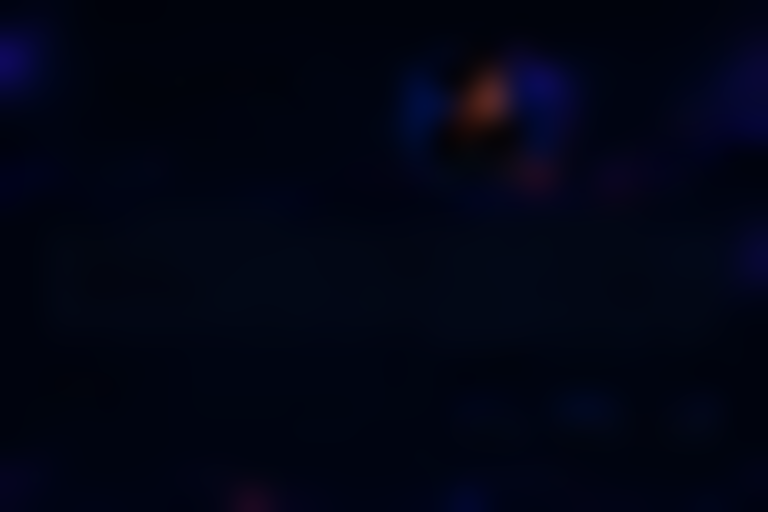
#> input picture assets/bg-desktop.png, 1536 x 1024 px (shown at 1/2 size); its folder holds only this picture in this run
$ python preview_composite.py
#> lines starting #> are read from the running program, lines starting #| are printed output that depends on the picture
from PIL import Image, ImageDraw
import numpy as np, cv2, re, os
A='assets'; OUT='.'
def load(p): return Image.open(os.path.join(A,p)).convert('RGBA')

def wave_image(W,H,top,scale_name):
    s=open('/home/user/uploads/Star Wave.html').read()
    m=re.search(r'const D=\[(.*?)\];',s,re.S); D=list(map(int,m.group(1).split(',')))
    pal=re.search(r'const PAL=\[(.*?)\];',s,re.S).group(1)
    PAL=[x.strip().strip('"') for x in pal.split(',')]
    k=W/784.0
    img=Image.new('RGBA',(W,H),(0,0,0,0)); d=ImageDraw.Draw(img,'RGBA')
    for i in range(0,len(D),3):
        x=D[i]+.5;y=D[i+1]+.5;p=D[i+2]
        size=p//1000;col=PAL[(p%1000)//10];a=(p%10)/9
        col=tuple(int(col[j:j+2],16) for j in (1,3,5))
        al=min(1,a*1.35)
        X=x*k;Y=top+y*k;L=max(0.6,size/2*k)
        if size==0:
            rr=max(.6,.85*k);d.ellipse((X-rr,Y-rr,X+rr,Y+rr),fill=col+(int(255*al),))
        else:
            d.rectangle((X-L,Y-max(.5,k/2),X+L,Y+max(.5,k/2)),fill=col+(int(255*al),))
            d.rectangle((X-max(.5,k/2),Y-L,X+max(.5,k/2),Y+L),fill=col+(int(255*al),))
            if size>=8:
                al2=min(1,a*.9);d.rectangle((X-.9*k,Y-.9*k,X+.9*k,Y+.9*k),fill=(255,255,255,int(255*al2)))
    return img

def screen(bg,fg):
    b=np.asarray(bg).astype(np.float32)/255; f=np.asarray(fg).astype(np.float32)/255
    a=f[...,3:4]; rgb=1-(1-b[...,:3])*(1-f[...,:3])
    out=b[...,:3]*(1-a)+rgb*a
    return Image.fromarray((np.clip(out,0,1)*255).astype(np.uint8)).convert('RGBA')

for name,ref,size,top,portrait_box in [
    ('desktop','/home/user/uploads/file_000000005db08211b2da00fa115ebcd9.png',(1536,1024),134,(788,71)),
    ('mobile','/home/user/uploads/file_00000000524882119afd50bf0ad3a936.png',(1024,1536),430,(524,153))]:
    W,H=size
    comp=Image.new('RGBA',(W,H),(0,3,14,255))
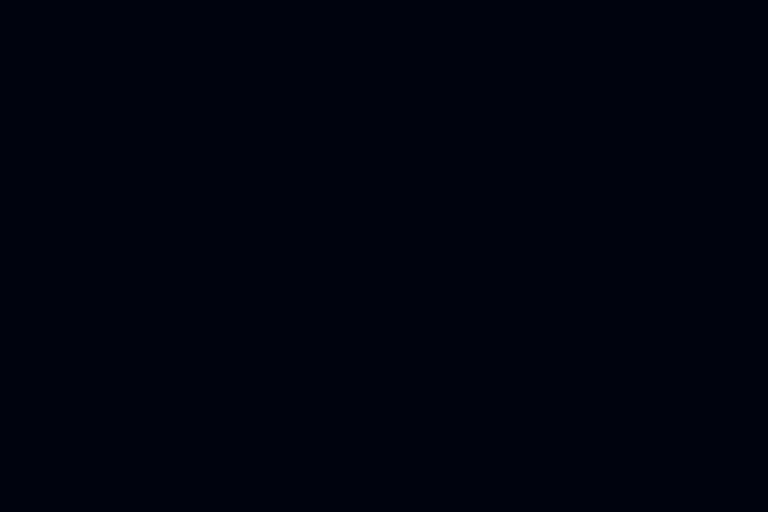
#> comp: PIL image 1536x1024 RGBA (shown at 1/2 size); mean R, G, B, A 0, 3, 14, 255
    comp.alpha_composite(load(f'bg-{name}.png'))
    comp=screen(comp,load(f'wave-glow-{name}.png'))
#> (the run stopped early here; a loop or call above may not have finished)
